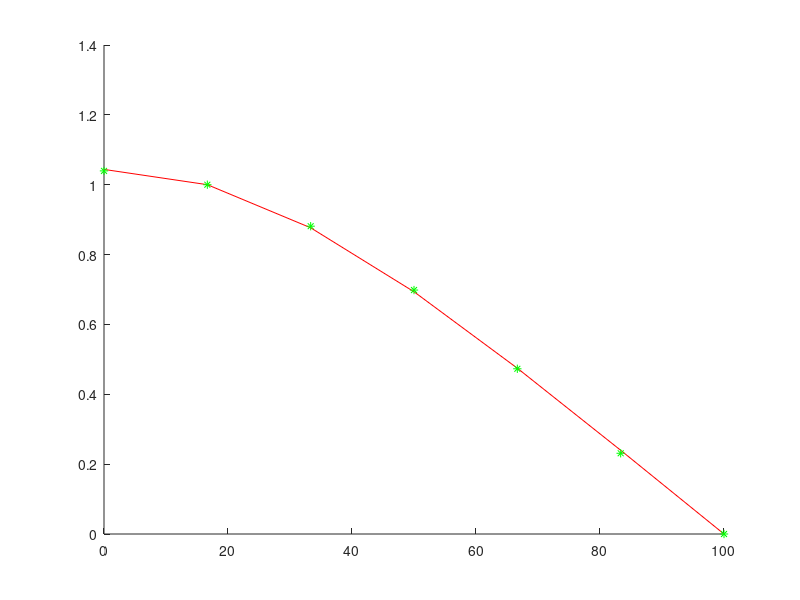

MATLAB code to generate this figure:
function repaso
  T=10000;
  dr=50/3;
  r0=0; L=100;
  r=dr:dr:L-dr;

  K1=(-T/(dr^2))*[-2/3, 2/3, 0, 0, 0;
                  1, -2, 1, 0, 0;
                  0, 1, -2, 1, 0;
                  0, 0, 1, -2, 1;
                  0, 0, 0, 1, -2];
  K2=(-T/(2*dr))*[-4/(3*r(1)), 4/(3*r(1)), 0,0,0;
                  -1/(r(2)), 0, 1/(r(2)), 0, 0;
                  0, -1/r(3), 0, 1/r(3), 0;
                  0, 0, -1/r(4), 0, 1/r(4);
                  0, 0, 0, -1/r(5), 0];
  K=K1+K2;
  M=zeros(5,5);
  for i=1:5
    M(i,i)=0.8;
  endfor
  A=inv(M)*K;

  fin=0;
  it=0;
  ea=0.00001;
  y0=ones(5,1);
  a0=ones(5,1);

  while fin==0
    it=it+1;

    xn=y0/max(abs(y0));
    yn=inv(A)*xn;
    an=yn./xn;
    err=max(abs((an-a0)./an));

    if it==1000
      fin=1;
    endif
    if err<=ea
      fin=1;
    endif

    avec=yn/max(abs(yn));
    aval=1/max(an);
    aval=(aval^(1/2));

    y0=yn;
    a0=an;
  endwhile

  disp(avec);
  disp(aval);
  disp(it);

  u=zeros(7,1);
  u(1)=(4/3)*avec(1)-(1/3)*avec(2);
  for i=1:5
    u(i+1)=avec(i);
  endfor
  disp(u);

  #Derivada
  VD=derivadaprimera(u,dr);
  VD=VD';
  disp(VD);

  #Integral
  rr=r0:dr:L;
  vec=T*2*pi*rr*VD*VD;
  I=TC(vec,dr);
  disp(I);

  #Aprox
  it2=0;
  it3=0;
  for i=r0:dr:L
    it2=it2+1;
    y1(it2,1)=f1(i);
  endfor
  for i=r0:dr:L
    it3=it3+1;
    y2(it3,1)=f2(i);
  endfor
  Fi=zeros(7,2);
  for i=1:7
    Fi(i,1)=y1(i);
    Fi(i,2)=y2(i);
  endfor
  veca=inv(Fi'*Fi)*Fi'*u;
  polaprox=veca(1)*f1(rr)+veca(2)*f2(rr);
  hold on
  plot(rr,polaprox, "r");
  plot(rr,u, "g*");
  hold off
endfunction
#Derivada
function VD=derivadaprimera(vec,dx)
  m=length(vec);
  VD(1)=((-3/2)*vec(1)+(2*vec(2))+(-1/2)*vec(3))/dx;
  for i=2:m-1
    VD(i)=(vec(i+1)-vec(i-1))/(2*dx);
  endfor
  VD(m)=((3/2)*vec(m)+(-2*vec(m-1))+((1/2)*vec(m-2)))/dx;
endfunction
#Integral
function I=TC(vec,dx)
  m=length(vec);
  w=ones(m,1);
  w(1)=0.5;
  w(m)=0.5;
  for i=1:m
    I=I+dx*vec(i)*w(i);
  endfor
endfunction
function y1=f1(x)
  y1=cos((pi*x)/200);
endfunction
function y2=f2(x)
  y2=cos((pi*3*x)/200);
endfunction
